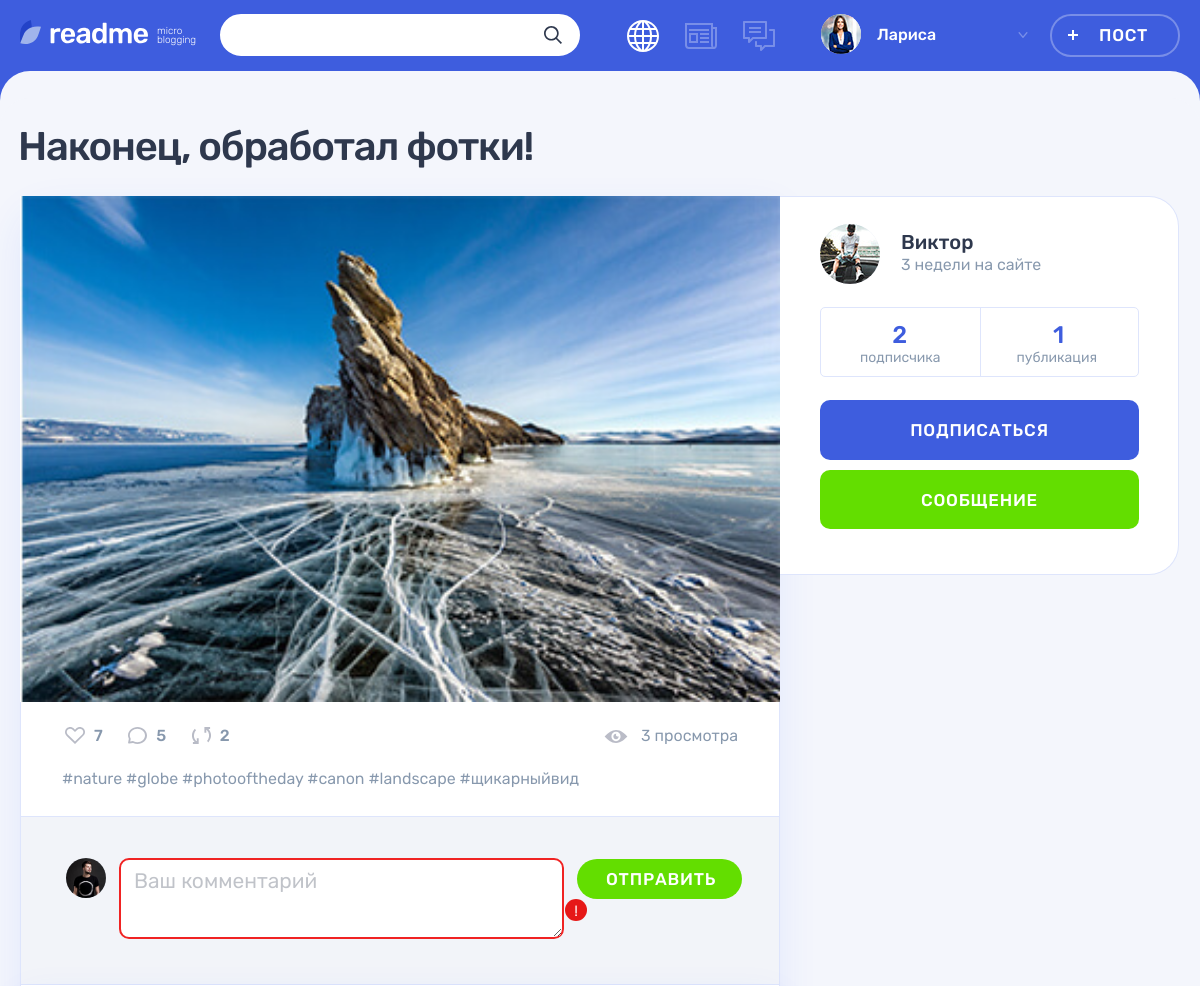
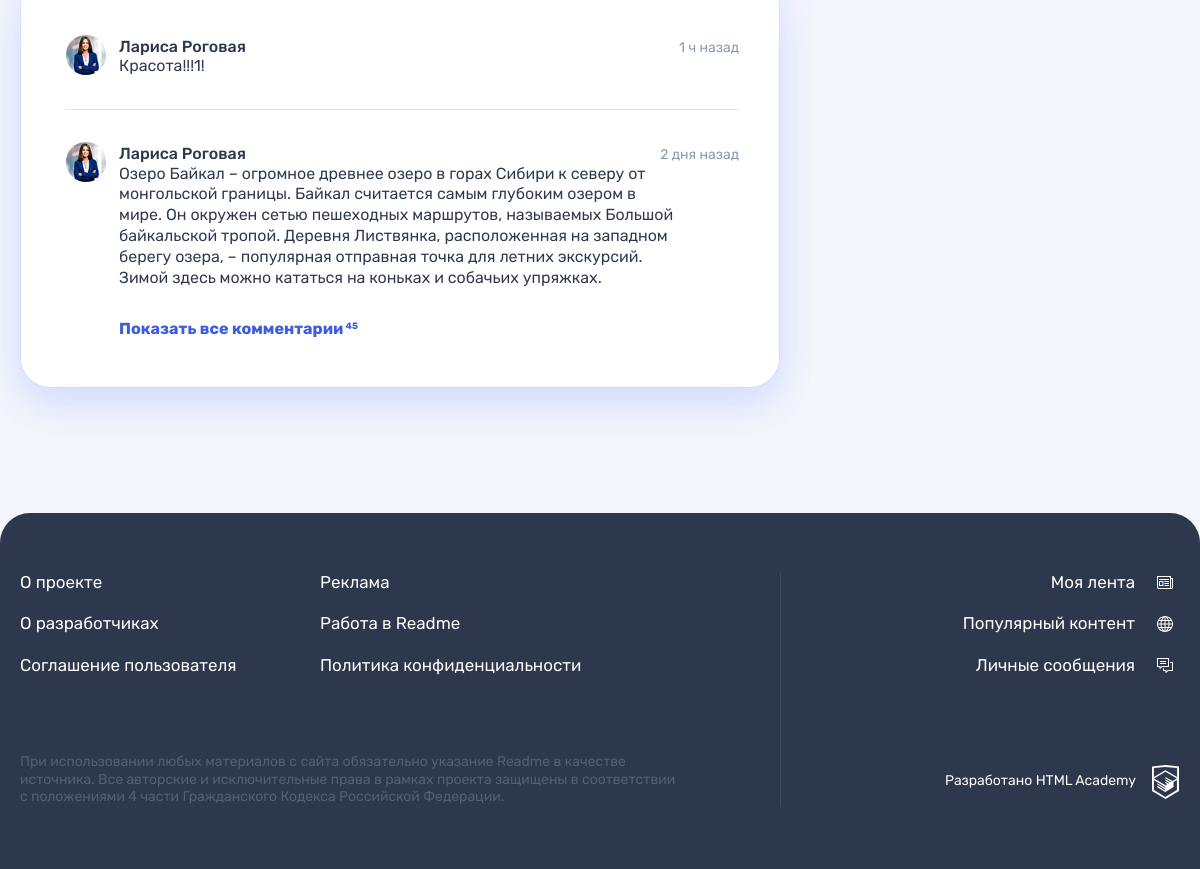
The page /post.php?id=3 (signed in) on the database its author committed (2 pictures, top to bottom).
### tables this page shows
CREATE TABLE IF NOT EXISTS `posts` (
                                     id INT PRIMARY KEY AUTO_INCREMENT,
                                     title VARCHAR(90) NOT NULL,
                                     text TEXT,
                                     quote_author VARCHAR(90),
                                     image VARCHAR(255) UNIQUE,
                                     youtube VARCHAR(255),
                                     website_title VARCHAR(255),
                                     website VARCHAR(255),
                                     views INT,
                                     created_at DATETIME NOT NULL DEFAULT NOW(),
                                     updated_at DATETIME NOT NULL DEFAULT NOW(),
                                     user_id INT NOT NULL,
                                     content_type_id INT NOT NULL,
                                     FOREIGN KEY fk_post_user_id_user_id (user_id) REFERENCES `user`(id) ON DELETE CASCADE,
                                     FOREIGN KEY fk_post_content_type_id_content_type_id (content_type_id) REFERENCES content_type(id) ON DELETE CASCADE,
                                     INDEX idx_post_content_type_id (content_type_id),
                                     INDEX idx_post_content_type_id_user_id (user_id, content_type_id)
);

CREATE TABLE IF NOT EXISTS `hashtag` (
                                       id INT PRIMARY KEY AUTO_INCREMENT,
                                       hashtag VARCHAR(127) NOT NULL UNIQUE
);

CREATE TABLE IF NOT EXISTS `user` (
                                    id INT PRIMARY KEY AUTO_INCREMENT,
                                    created_at DATETIME NOT NULL DEFAULT NOW(),
                                    updated_at DATETIME NOT NULL DEFAULT NOW(),
                                    login VARCHAR(255) NOT NULL UNIQUE,
                                    user_name VARCHAR(255),
                                    email VARCHAR(255) NOT NULL UNIQUE,
                                    password CHAR(32) NOT NULL,
                                    avatar VARCHAR(255) UNIQUE,
                                    INDEX idx_user_username (login)
);

### helpers.php (called while the page is built, shortened)
<?php
function get_noun_plural_form(?int $number, string $one, string $two, string $many): string
{
    $number = (int)$number;
    $mod10 = $number % 10;
    $mod100 = $number % 100;
    switch (true) {
        case ($mod10 === 1):
            return $one;
        case ($mod10 >= 2 && $mod10 <= 4):
            return $two;
    }
}
function include_template($name, array $data = [])
{
    $name = 'templates/' . $name;
    extract($data);
    require $name;
    $result = ob_get_clean();
    return $result;
}

### templates/post-details.php (the view, shortened to what this page needs)
<main class="page__main page__main--publication">
    <div class="container">
        <h1 class="page__title page__title--publication"><?=$postNums['post_title']; ?></h1>
        <section class="post-details">
            <div class="post-details__wrapper post-photo">
                <div class="post-details__main-block post post--details">
                    <?php if($postNums['content_class'] == 'photo'): ?>
                        <div class="post-details__image-wrapper post-photo__image-wrapper">
                            <img src="img/<?=$postNums['post_image']; ?>" alt="Фото от пользователя" width="760" height="507">
                        </div>
                    <?php elseif($postNums['content_class'] == 'video'): ?>
                        <div class="post-details__image-wrapper post-photo__image-wrapper">
                            <?=embed_youtube_video($postNums['post_youtube']); ?>
                        </div>
                    <?php endif; ?>
                    <div class="post__indicators">
                        <div class="post__buttons">
                            <a class="post__indicator post__indicator--likes button" href="#" title="Лайк">
                                <svg class="post__indicator-icon" width="20" height="17">
                                    <use xlink:href="#icon-heart"></use>
                                </svg>
                                <span><?=$postLikeSum['like_sum']; ?> </span>
                            </a>
                            <a class="post__indicator post__indicator--comments button" href="#" title="Комментарии">
                                <svg class="post__indicator-icon" width="19" height="17">
                                    <use xlink:href="#icon-comment"></use>
                                </svg>
                                <span><?=$postCommentSum['nember_comment']; ?></span>
                            </a>
                            <a class="post__indicator post__indicator--repost button" href="#" title="Репост">
                                <svg class="post__indicator-icon" width="19" height="17">
                                    <use xlink:href="#icon-repost"></use>
                                </svg>
                                <span><?=$postRepostSum['repost_sum']; ?></span>
                            </a>
                        </div>
                        <span class="post__view"><?=$postNums['post_views'] . get_noun_plural_form($postNums['post_views'], ' просмотр', ' просмотра', ' просмотров'); ?></span>
                    </div>
                    <ul class="post__tags">
                        <?php foreach ($postHashtags as $postHashtag) : ?>
                        <li><a href="/search.php?search=<?=str_replace('#', '', $postHashtag['hashtag']);?>"><?=$postHashtag['hashtag'];?></a>
                            <?php endforeach; ?>
                    </ul>
                    <div class="comments">
                        <form class="comments__form form" action="#" method="post">
                            <div class="comments__my-avatar">
                                <img class="comments__picture" src="img/userpic-medium.jpg" alt="Аватар пользователя">
                            </div>
                            <div class="form__input-section form__input-section--error">
                                <textarea class="comments__textarea form__textarea form__input" placeholder="Ваш комментарий"></textarea>
                                <button class="form__error-button button" type="button">!</button>
                            </div>
                            <button class="comments__submit button button--green" type="submit">Отправить</button>
                        </form>
                        <div class="comments__list-wrapper">
                            <ul class="comments__list">
                                <li class="comments__item user">
                                    <div class="comments__avatar">
                                        <a class="user__avatar-link" href="#">
                                            <img class="comments__picture" src="img/userpic-larisa.jpg" alt="Аватар пользователя">
                                        </a>
                                    </div>
                                    <div class="comments__info">
                                        <div class="comments__name-wrapper">
                                            <a class="comments__user-name" href="#">
                                                <span>Лариса Роговая</span>
                                            </a>
                                            <time class="comments__time" datetime="2019-03-20">1 ч назад</time>
                                        </div>
                                        <p class="comments__text">
                                            Красота!!!1!
                                        </p>
                                    </div>
                                </li>
                                <li class="comments__item user">
                                    <div class="comments__avatar">
                                        <a class="user__avatar-link" href="#">
                                            <img class="comments__picture" src="img/userpic-larisa.jpg" alt="Аватар пользователя">
                                        </a>
                                    </div>
                                    <div class="comments__info">
                                        <div class="comments__name-wrapper">
                                            <a class="comments__user-name" href="#">
                                                <span>Лариса Роговая</span>
                                            </a>
                                            <time class="comments__time" datetime="2019-03-18">2 дня назад</time>
                                        </div>
                                        <p class="comments__text">
                                            Озеро Байкал – огромное древнее озеро в горах Сибири к северу от монгольской границы. Байкал считается самым глубоким озером в мире. Он окружен сетью пешеходных маршрутов, называемых Большой байкальской тропой. Деревня Листвянка, расположенная на западном берегу озера, – популярная отправная точка для летних экскурсий. Зимой здесь можно кататься на коньках и собачьих упряжках.
                                        </p>
                                    </div>
                                </li>
                            </ul>
                            <a class="comments__more-link" href="#">
                                <span>Показать все комментарии</span>
                                <sup class="comments__amount">45</sup>
                            </a>
                        </div>
                    </div>
                </div>
                <div class="post-details__user user">
                    <div class="post-details__user-info user__info">
                        <div class="post-details__avatar user__avatar">
                            <a class="post-details__avatar-link user__avatar-link" href="#">
                                <img class="post-details__picture user__picture" src="img/<?=$postNums['user_avatar']; ?>" alt="Аватар пользователя">
                            </a>
                        </div>
                        <div class="post-details__name-wrapper user__name-wrapper">
                            <a class="post-details__name user__name" href="#">
                                <span><?=$postNums['user_name']; ?></span>
                            </a>
                            <time class="post-details__time user__time" datetime="2014-03-20"><?=$diffUserReg; ?>на сайте</time>
                        </div>
                    </div>
                    <div class="post-details__rating user__rating">
                        <p class="post-details__rating-item user__rating-item user__rating-item--subscribers">
                            <span class="post-details__rating-amount user__rating-amount"><?=$postSubscrSum['sum_subscription']; ?></span>
                            <span class="post-details__rating-text user__rating-text"><?=get_noun_plural_form($postSubscrSum['sum_subscription'], ' подписчик', ' подписчика', ' подписчиков'); ?></span>
                        </p>
                        <p class="post-details__rating-item user__rating-item user__rating-item--publications">
                            <span class="post-details__rating-amount user__rating-amount"><?=$postPostSum['count_post_id']; ?></span>
                            <span class="post-details__rating-text user__rating-text"><?=get_noun_plural_form($postPostSum['count_post_id'], ' публикация', ' публикации', ' публикаций'); ?></span>
                        </p>
                    </div>
                    <div class="post-details__user-buttons user__buttons">
                        <button class="user__button user__button--subscription button button--main" type="button">Подписаться</button>
                        <a class="user__button user__button--writing button button--green" href="#">Сообщение</a>
                    </div>
                </div>
            </div>
        </section>
    </div>
</main>

### rows shown on the page
posts: title "Наконец, обработал фотки!", image (picture), views "3", views "просмотра", user.avatar (picture), user.user_name "Виктор"
hashtag: hashtag "#nature"
hashtag: hashtag "#globe"
hashtag: hashtag "#photooftheday"
hashtag: hashtag "#canon"
hashtag: hashtag "#landscape"
hashtag: hashtag "#щикарныйвид"

### other values the page prints
$_SESSION['user']['user_name'] "Лариса"
$postLikeSum['like_sum'] "7"
$postCommentSum['nember_comment'] "5"
$postRepostSum['repost_sum'] "2"
$diffUserReg "3 недели"
$postSubscrSum['sum_subscription'] "2"
$postPostSum['count_post_id'] "1"
